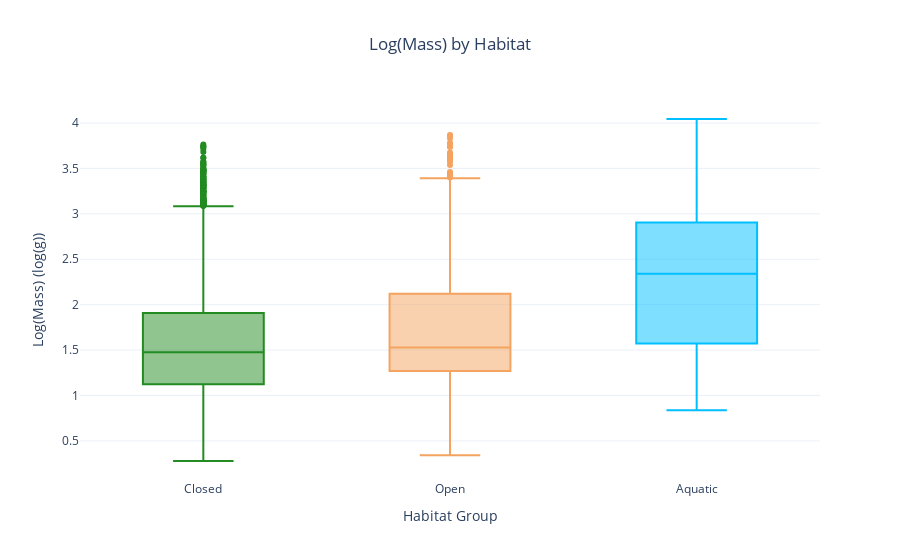

Notebook cell for this chart:
### Markdown cell above
Since p << 0.05, the null hypothesis (H0) is rejected; there are statistically significant differences in mass distribution between every single pair of habitat groups. Finally, to illustrate the distribution, a boxplot is created.

### Code cell
df_plot = df_clean[df_clean['Habitat'].isin(['Closed','Open', 'Aquatic'])].copy()

fig = px.box(
    df_plot, 
    x='Habitat', 
    y='Log_Mass',
    title='Log(Mass) by Habitat',
    color='Habitat',
    color_discrete_sequence=['forestgreen', 'sandybrown', 'deepskyblue'],
    category_orders={"Habitat": ['Closed', 'Open', 'Aquatic']}
)

fig.update_layout(
    title_x=0.5,
    xaxis_title='Habitat Group',
    yaxis_title='Log(Mass) (log(g))',
    template='plotly_white',
    showlegend=False
)

fig.show()

### Figure 1 — Plotly figure (JSON) as saved in the notebook; plotly's stock layout.template omitted (floating-point values rounded to 4 significant figures; data arrays with more than 128 entries replaced by an {"elided": "..."} marker saying what was removed)
{"data": [{"alignmentgroup": "True", "hovertemplate": "Habitat=%{x}<br>Log_Mass=%{y}<extra></extra>", "legendgroup": "Closed", "marker": {"color": "forestgreen"}, "name": "Closed", "notched": false, "offsetgroup": "Closed", "orientation": "v", "showlegend": true, "type": "box", "x": {"elided": "7932 str values"}, "x0": " ", "xaxis": "x", "y": {"elided": "7932 float values"}, "y0": " ", "yaxis": "y"}, {"alignmentgroup": "True", "hovertemplate": "Habitat=%{x}<br>Log_Mass=%{y}<extra></extra>", "legendgroup": "Open", "marker": {"color": "sandybrown"}, "name": "Open", "notched": false, "offsetgroup": "Open", "orientation": "v", "showlegend": true, "type": "box", "x": {"elided": "1056 str values"}, "x0": " ", "xaxis": "x", "y": {"elided": "1056 float values"}, "y0": " ", "yaxis": "y"}, {"alignmentgroup": "True", "hovertemplate": "Habitat=%{x}<br>Log_Mass=%{y}<extra></extra>", "legendgroup": "Aquatic", "marker": {"color": "deepskyblue"}, "name": "Aquatic", "notched": false, "offsetgroup": "Aquatic", "orientation": "v", "showlegend": true, "type": "box", "x": {"elided": "843 str values"}, "x0": " ", "xaxis": "x", "y": {"elided": "843 float values"}, "y0": " ", "yaxis": "y"}], "layout": {"boxmode": "overlay", "legend": {"title": {"text": "Habitat"}, "tracegroupgap": 0}, "showlegend": false, "title": {"text": "Log(Mass) by Habitat", "x": 0.5}, "xaxis": {"anchor": "y", "categoryarray": ["Closed", "Open", "Aquatic"], "categoryorder": "array", "domain": [0, 1], "title": {"text": "Habitat Group"}}, "yaxis": {"anchor": "x", "domain": [0, 1], "title": {"text": "Log(Mass) (log(g))"}}}}
